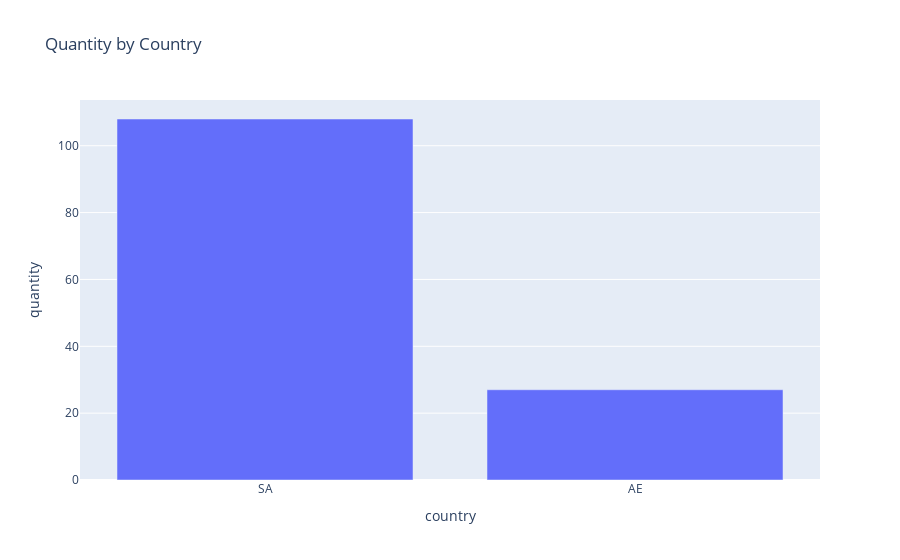

The notebook cell this image was saved under:
### Markdown cell above
#1 what is the highest quantity for a country?

### Code cell
data_chart=df.groupby("country").agg(quantity=("quantity","sum")).reset_index().sort_values("quantity", ascending=False)
chart_2=px.bar(data_chart,x='country',y='quantity',title="Quantity by Country")
chart_2.show()

### Figure 1 — Plotly figure (JSON) as saved in the notebook; plotly's stock layout.template omitted (floating-point values rounded to 4 significant figures)
{"data": [{"hovertemplate": "country=%{x}<br>quantity=%{y}<extra></extra>", "legendgroup": "", "marker": {"color": "#636efa", "pattern": {"shape": ""}}, "name": "", "orientation": "v", "showlegend": false, "textposition": "auto", "type": "bar", "x": ["SA", "AE"], "xaxis": "x", "y": [108, 27], "yaxis": "y"}], "layout": {"barmode": "relative", "legend": {"tracegroupgap": 0}, "title": {"text": "Quantity by Country"}, "xaxis": {"anchor": "y", "domain": [0, 1], "title": {"text": "country"}}, "yaxis": {"anchor": "x", "domain": [0, 1], "title": {"text": "quantity"}}}}
